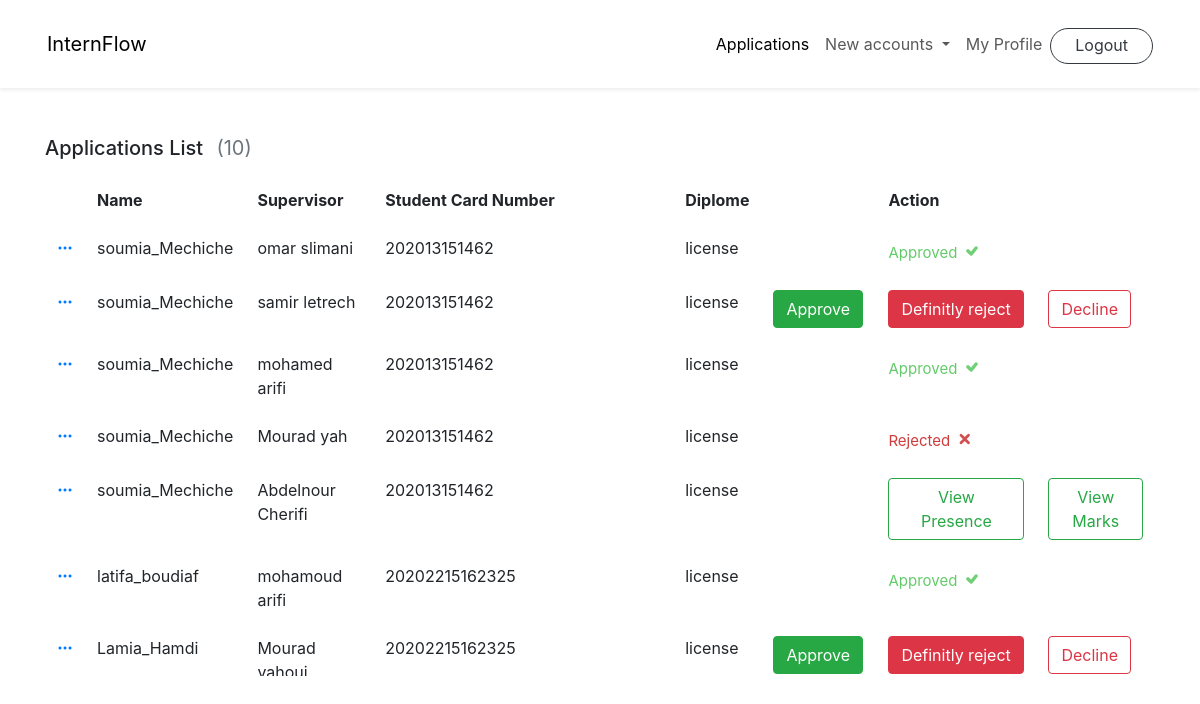
The app's page /AdminHome/ (signed in) with its own data.
### accounts/models.py (models this page shows, shortened)
class InternshipApp(models.Model):
    applicant = models.ForeignKey(User,related_name="std",null=True,blank=True,on_delete= models.SET_NULL)
    internMaster = models.ForeignKey(User,related_name="spv",null=True,blank=True,on_delete= models.SET_NULL)
    depMaster = models.ForeignKey(User,related_name="adm",null=True,blank=True,on_delete= models.SET_NULL)
    approvedByMaster= models.BooleanField(null=True,blank=True)
    approvedBySupervisor= models.BooleanField(null=True,blank=True)
    MasterDefinitelyReject= models.BooleanField(null=True,blank=True)
    SuprvDefinitelyReject= models.BooleanField(null=True,blank=True)
    RejectionReason=models.CharField(max_length=100,null=True,blank=True)
    rated = models.BooleanField(null=True,blank=True)
    sprvisorName = models.CharField(max_length=100,null=True,blank=True)
    sprvisorTel = models.IntegerField(null=True)
    sprvisorFax = models.IntegerField(null=True)
    sprvisorEmail = models.EmailField(null=True)
    companyName = models.CharField(max_length=100,null=True)
    companyAdrss = models.CharField(max_length=100,null=True)
    coverLetter = models.CharField(max_length=100,null=True,blank=True)
    studentName = models.CharField(max_length=100,null=True,blank=True)
    studentdep = models.CharField(max_length=100,null=True,blank=True)
    StudentbirthDate= models.DateField(null=True,blank=True)
    StudentbirthPlace= models.CharField(max_length=100,null=True,blank=True)
    studentCard = models.IntegerField(null=True,blank=True)
    studentSnum = models.IntegerField(null=True,blank=True)
    studenTel = models.CharField(max_length=100,null=True,blank=True)
    prepDeplome = models.CharField(max_length=100,null=True,blank=True)
    theme = models.CharField(max_length=100,null=True)
    duree = models.CharField(max_length=100,null=True)
    strtDate=models.DateField(null=True)
    endDate=models.DateField(null=True)

class User(AbstractUser):
    pass
    def __str__(self):
        return str(self.username)

### accounts/decorators.py (the view)
        def wrapper_func(request, *args,**kwargs):
            group = None
            if request.user.groups.exists():
                group = request.user.groups.all()[0].name
            if group in allowed_roles:
                return view_func(request, *args,**kwargs)
            else:
                return HttpResponse('You are not authorized to view this page')

### accounts/views.py (called while the page is built)
@login_required(login_url='Signin')
@allowed_users(allowed_roles=['admin'])
def AdminHome(request):
    apps = InternshipApp.objects.filter(studentdep=request.user.admin.dep)
    total_apps = apps.count()
    admin = InternshipApp.objects.filter(depMaster = request.user)
    attendence = Attendence.objects.filter(intern__in=admin.values('applicant'))
    marks = Marks.objects.filter(intern__in=admin.values('applicant'))
    return render(request,"AdminHome.html",{'appslist' : apps,'total_apps': total_apps, 'attendence': attendence ,'marks': marks})

### templates/AdminHome.html (shortened to what this page needs)
{% extends './adminNavBar.html' %}
{% block content %}
<link rel="stylesheet" href="https://cdn.jsdelivr.net/npm/bootstrap-icons@1.7.2/font/bootstrap-icons.css">
<link rel="stylesheet" href="https://cdnjs.cloudflare.com/ajax/libs/boxicons/2.1.0/css/boxicons.min.css" />
<link rel="stylesheet" href="https://cdnjs.cloudflare.com/ajax/libs/MaterialDesign-Webfont/5.3.45/css/materialdesignicons.css" />
<div class="container mt-5">
    <div class="row align-items-center">
        <div class="col-md-6">
            <div class="mb-3">
                <h5 class="card-title">Applications List <span class="text-muted fw-normal ms-2">({{total_apps}})</span></h5>
            </div>
        </div>
    </div>
    <div class="row">
        <div class="col-lg-12">
            <div class="">
                <div class="table-responsive" style="overflow: auto; max-height: 500px; max-width: 1200px;">
                    <table class="table project-list-table table-nowrap align-middle table-borderless">
                        <thead>
                            <tr>
                                <th scope="col"> </th>
                                <th scope="col">Name</th>
                                <th scope="col">Supervisor</th>
                                <th scope="col" style="width: 300px;">Student Card Number</th>
                                <th scope="col">Diplome</th>
                                <th scope="col" style="width: 115px;"></th>
                                <th scope="col" style="width: 160px;">Action</th>
                                <th scope="col"> </th>
                            </tr>
                        </thead>
                        <tbody>
                            {% if total_apps == 0 %}
                            <tr>
                            <td></td>
                            <td></td>
                            <td></td>
                            <td><span style="color: hsla(157, 74%, 43%, 0.993);"><b>There is no applications to appear</b></span></td></tr>
                            {% else %}
                        {% for i in appslist %}
                            <tr>
                                <td><a type="button" class="bi bi-three-dots" data-bs-toggle="modal" data-bs-target="#exampleModal{{ i.id }}"></a>
                                </td>
                                <td><a href="#" class="text-body">{{i.applicant}}</a></td>
                                <td>{{i.sprvisorName}}</td>
                                <td>{{i.studentCard}}</td>
                                <td>{{i.prepDeplome}}</td>
                                <td>
                                    {% if i.MasterDefinitelyReject == True %}
                                    <td>
                                    <span style="font-size: 15px; color: rgb(207, 60, 60);">Rejected</span>
                                    <span id="boot-icon" class="bi bi-x" style="font-size: 20px; color: rgb(207, 60, 60); -webkit-text-stroke-width: 1.5px; opacity: 0.9; display: inline-block;"></span>
                                    </td>
                                    {% elif i.approvedByMaster == True and i.approvedBySupervisor != True %}                                    <td>
                                    <span style="font-size: 15px; color: rgb(98, 203, 105);">Approved</span>
                                    <span id="boot-icon" class="bi bi-check" style="font-size: 20px; color: rgb(98, 203, 105); -webkit-text-stroke-width: 1.5px; opacity: 0.9; display: inline-block;"></span>
                                    </td>
                                    {% elif i.approvedBySupervisor == True %}
                                    <td>
                                        <form action="{% url 'ViewPresence' i.id %}" method="POST">{% csrf_token %}<button type="submit" class="btn btn-outline-success" >View Presence</button></form>
                                    </td>
                                    <td>
                                        <form action="{% url 'ViewMarks' i.id %}" method="POST">{% csrf_token %}<button type="submit" class="btn btn-outline-success" >View Marks</button></form>
                                    </td>
                                    {% else %}
                                    <button type="button" class="btn btn-success" data-bs-toggle="modal" data-bs-target="#myModal{{ i.id }}">
                                        Approve
                                      </button>
                                </td>
                                <td>
                                    <button type="button" class="btn btn-danger" data-bs-toggle="modal" data-bs-target="#Definitelyreject{{ i.id }}">
                                        Definitly reject
                                      </button>
                             </td>
                             <td>
                                <button type="button" class="btn btn-outline-danger" data-bs-toggle="modal" data-bs-target="#Decline{{ i.id }}">
                                    Decline
                                  </button>
                            </td>
                             {% endif %}
                            </tr>
                            {% endfor %}{% endif %}
{% endblock %}

### records on screen
InternshipApp: applicant "soumia_Mechiche", sprvisorName "omar slimani", studentCard "202013151462", prepDeplome "license", approvedByMaster "Approved"
InternshipApp: applicant "soumia_Mechiche", sprvisorName "samir letrech", studentCard "202013151462", prepDeplome "license"
InternshipApp: applicant "soumia_Mechiche", sprvisorName "mohamed arifi", studentCard "202013151462", prepDeplome "license", approvedByMaster "Approved"
InternshipApp: applicant "soumia_Mechiche", sprvisorName "Mourad yah", studentCard "202013151462", prepDeplome "license", MasterDefinitelyReject "Rejected"
InternshipApp: applicant "soumia_Mechiche", sprvisorName "Abdelnour Cherifi", studentCard "202013151462", prepDeplome "license", approvedByMaster "View Presence"
InternshipApp: applicant "latifa_boudiaf", sprvisorName "mohamoud arifi", studentCard "20202215162325", prepDeplome "license", approvedByMaster "Approved"
InternshipApp: applicant "Lamia_Hamdi", sprvisorName "Mourad…", studentCard "20202215162325", prepDeplome "license"

### other values on screen
{{ total_apps }} "10"
